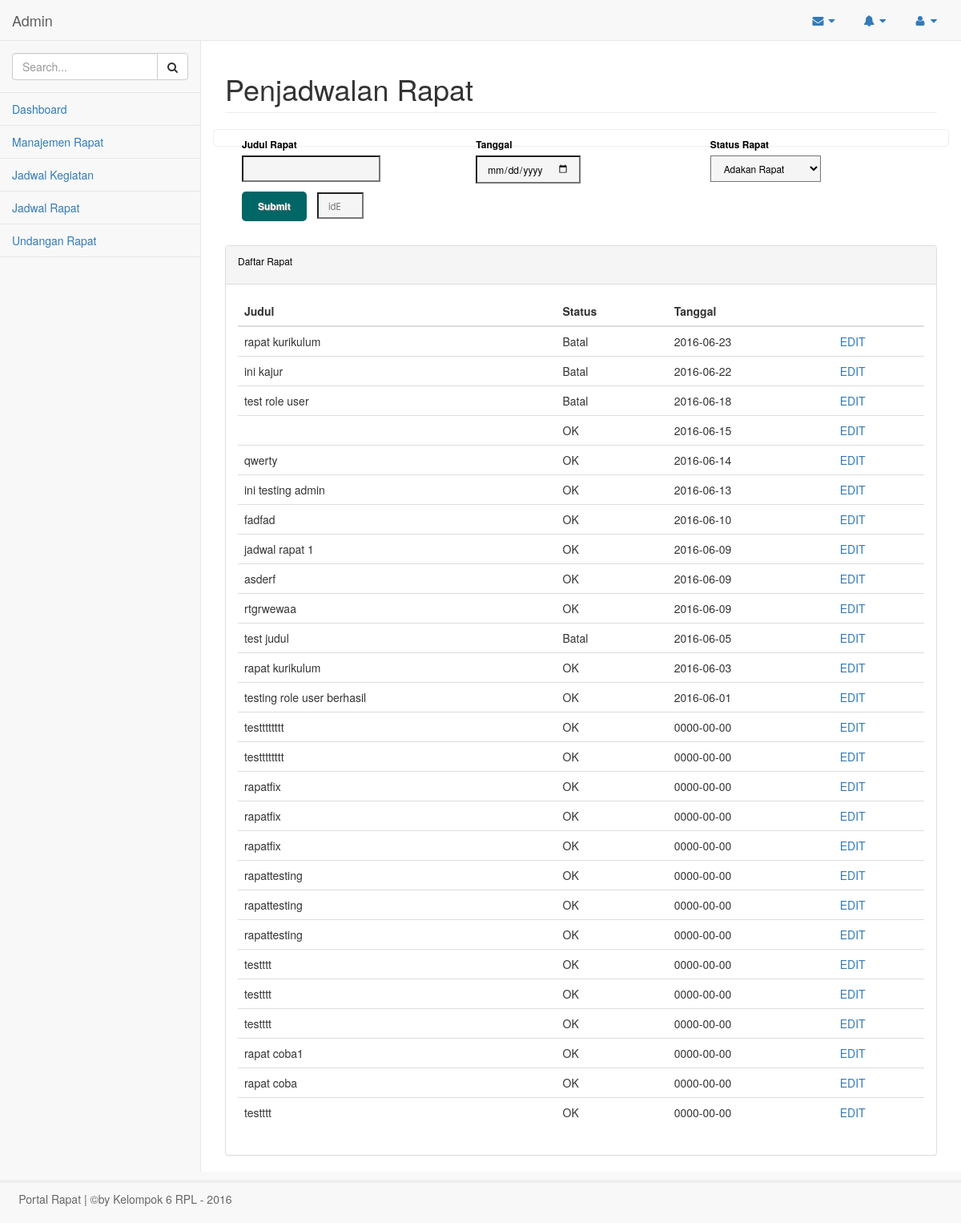
The page /index.php/admin/jadwal_rapat on the database its author committed.
### tables this page shows
CREATE TABLE `event_rapat` (
  `id_event_rapat` int(20) NOT NULL,
  `event_date` date NOT NULL,
  `judul` varchar(50) NOT NULL,
  `status` enum('OK','Batal','Done') NOT NULL,
  `role_user` varchar(20) NOT NULL,
  `idevent` int(20) NOT NULL
);

### application/views/admin/layout/content.php (called while the page is built, shortened)
<?php
if($isi){
	$this->load->view($isi);
}

### application/views/admin/layout/wrapper.php (called while the page is built)
<?php
require_once('head.php');
require_once('header.php');
require_once('content.php');
require_once('footer.php');

### application/controllers/admin/jadwal_rapat.php (called while the page is built, shortened)
<?php
class Jadwal_rapat extends CI_Controller {
	public function __construct(){
		$this->load->model('admin/model_undangan');
	}
	public function index()
	{
		$query = $this->model_undangan->daftarJadwal();
		$this->load->helper('url');
		$data['title']='Penjadwalan Rapat';
		$data['nama_user']=$this->session->userdata('nama_user');
		$data['id_role']=$this->session->userdata('id_role');
		$data['jadwal']=$query;
		$data['isi']='admin/undangan/jadwal_rapat';
		$this->load->view('admin/layout/wrapper',$data);
	}
}

### index.php (called while the page is built, shortened)
<?php
require_once BASEPATH.'core/CodeIgniter.php';

### application/models/admin/model_undangan.php (called while the page is built, shortened)
<?php
class Model_undangan extends CI_Model {
	public function daftarJadwal(){
		$query = $this->db->query('SELECT * FROM event_rapat order by event_date desc');
		return $query->result_array();
	}
}

### application/views/admin/undangan/jadwal_rapat.php (the view, shortened to what this page needs)
<div id="page-wrapper">
	<div class="row">
        <div class="col-lg-12">
            <h1 class="page-header">Penjadwalan Rapat</h1>
        </div>
    </div>
    <div class="row">
    	<form name="form1" method="post" action="<?php echo base_url() ?>admin/jadwal_rapat/tambah" class="myform">
    		<p class="col-lg-4">
    			<label for="judul">Judul Rapat</label>
    			<input type="text" name="judul" required>
    		</p>
    		<p class="col-lg-4">
    			<label for="event_date">Tanggal</label>
                <input type="date" name="event_date">
    		</p>
            <p class="col-lg-4">
                <label for="status">Status rapat</label>
                <select name="status" id="status">
                    <option value="OK">Adakan Rapat</option>
                </select>
            </p>
    		<p class="col-lg-12">
    			<input type="submit" name="submit" id="submit" value="Submit">
                <input type="number" name="id_event" placeholder="idEvent" style="width:58px;">
    		</p>
    	</form>
    </div>
    <div class="row">
     <div class="col-lg-12">
        <div class="panel panel-default">
            <div class="panel-heading">
                <p>Daftar Rapat</p>
            </div>
            <div class="panel-body">
              <div class="table-responsive">
                <table class="table table-stripped">
                    <thead><tr>
                        <th scope="col">Judul</th>
                        <th scope="col">Status</th>
                        <th scope="col">Tanggal</th>
                        <th scope="col">&nbsp;</th>
                    </tr></thead>
                    <tbody>
                    <?php foreach($jadwal as $list) { ?>
                    <tr>
                        <td>
                            <?php echo $list['judul']; ?>
                        </td>
                        <td><?php echo $list['status']; ?></td>
                        <td><?php echo $list['event_date']; ?></td>
                        <td>
                            <a href="<?php echo base_url() ?>admin/jadwal_rapat/edit/<?php echo $list['id_event_rapat'] ?>">EDIT</a>
                        </td>
                    </tr>
                    <?php } ?>
                    </tbody>
                </table>
              </div>
            </div>
        </div>
      </div>
    </div>
</div>

### assets/css/style.css (style rules this page uses)
select { min-width: 50px; }
p { font-size:12px; color:#000; margin:5px 5px 5px 50px; }

### rows shown on the page
event_rapat: judul "rapat kurikulum", status "Batal", event_date "2016-06-23"
event_rapat: judul "ini kajur", status "Batal", event_date "2016-06-22"
event_rapat: judul "test role user", status "Batal", event_date "2016-06-18"
event_rapat: status "OK", event_date "2016-06-15"
event_rapat: judul "qwerty", status "OK", event_date "2016-06-14"
event_rapat: judul "ini testing admin", status "OK", event_date "2016-06-13"
event_rapat: judul "fadfad", status "OK", event_date "2016-06-10"
event_rapat: judul "jadwal rapat 1", status "OK", event_date "2016-06-09"
event_rapat: judul "asderf", status "OK", event_date "2016-06-09"
event_rapat: judul "rtgrwewaa", status "OK", event_date "2016-06-09"
event_rapat: judul "test judul", status "Batal", event_date "2016-06-05"
event_rapat: judul "rapat kurikulum", status "OK", event_date "2016-06-03"
event_rapat: judul "testing role user berhasil", status "OK", event_date "2016-06-01"
event_rapat: judul "testttttttt", status "OK", event_date "0000-00-00"
event_rapat: judul "testttttttt", status "OK", event_date "0000-00-00"
event_rapat: judul "rapatfix", status "OK", event_date "0000-00-00"
event_rapat: judul "rapatfix", status "OK", event_date "0000-00-00"
event_rapat: judul "rapatfix", status "OK", event_date "0000-00-00"
event_rapat: judul "rapattesting", status "OK", event_date "0000-00-00"
event_rapat: judul "rapattesting", status "OK", event_date "0000-00-00"
event_rapat: judul "rapattesting", status "OK", event_date "0000-00-00"
event_rapat: judul "testttt", status "OK", event_date "0000-00-00"
event_rapat: judul "testttt", status "OK", event_date "0000-00-00"
event_rapat: judul "testttt", status "OK", event_date "0000-00-00"
event_rapat: judul "rapat coba1", status "OK", event_date "0000-00-00"
event_rapat: judul "rapat coba", status "OK", event_date "0000-00-00"
event_rapat: judul "testttt", status "OK", event_date "0000-00-00"
